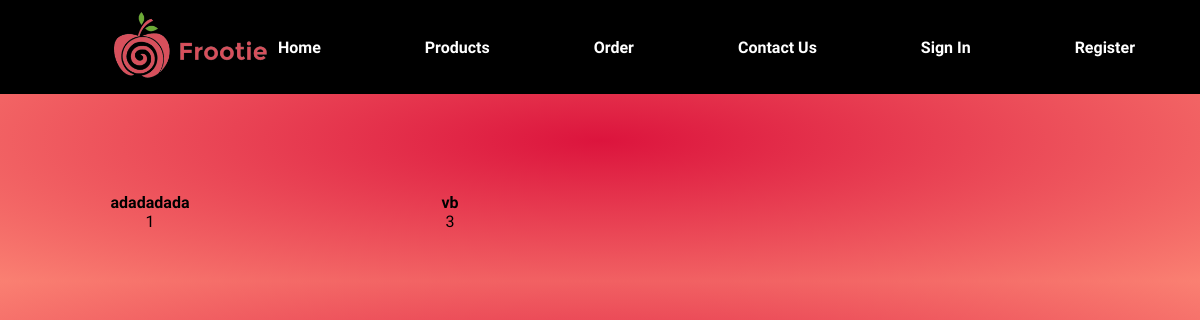
The page /product/product.php on the database its author committed.
### tables this page shows
CREATE TABLE `produk` (
  `id_produk` int(11) NOT NULL,
  `nama_produk` varchar(100) NOT NULL,
  `harga_produk` int(11) NOT NULL,
  `berat_produk` int(11) NOT NULL,
  `foto_produk` varchar(100) NOT NULL
);

### product/product_controller.php (called while the page is built, shortened)
<?php
function readProduk() {
    $conn = conn();
    $sql = "SELECT * FROM produk";
    $result = $conn->query($sql);
    $perproduk = array();
    if ($result->num_rows > 0) {
        while ($row = $result->fetch_assoc()) {
            $temp['id_produk'] = $row['id_produk'];
            $temp['foto_produk'] = $row['foto_produk'];
            $temp['nama_produk'] = $row['nama_produk'];
            $temp['berat_produk'] = $row['berat_produk'];
            $temp['harga_produk'] = $row['harga_produk'];
            array_push($perproduk, $temp);
        }
    }
    return $perproduk;
}

### product/product.php (the view, shortened to what this page needs)
<?php
include "product_controller.php";
?>
<!DOCTYPE html>
<html lang="en">
<head>
    <?php include "../templates/head.php"?>
    <link rel="stylesheet" href="../css/home.css">
</head>
<body>
    <div class="header">
        <div class="container">
            <?php include "../templates/navbar.php" ?>
        </div>
    </div>
    <div class="containers">
        <div class="row2">
            <?php
            $perproduk = readProduk();
            foreach ($perproduk as $key => $item) { ?>
                <div class="column5">
                    <h4><?php echo $item['nama_produk']; ?></h4>
                    <p><?php echo number_format($item['harga_produk']); ?></p>
                </div>
        </div>
    </div>
</body>
    <?php } ?>

### css/template.css (style rules this page uses)
* { margin: 0; padding: 0; box-sizing: border-box; }
body { font-family: 'Yanone Kaffeesatz', sans-serif; background: radial-gradient(#dc143d, #fa8072); }

### css/home.css (style rules this page uses)
.container { max-width: 2000px; margin: auto; }
p { justify-content: center; align-items: center; text-align: center; }
.header { background: linear-gradient(#ff4c3f, #ffb293); }
.column5 { margin-top: 80px; float: left; width: 25%; flex-basis: 30%; min-width: 250px; margin-bottom: 50px; transition: transform 0.5s; }
p { text-align: center; }
h4 { text-align: center; }

### rows shown on the page
produk: nama_produk "adadadada", harga_produk "1"
produk: nama_produk "vb", harga_produk "3"
